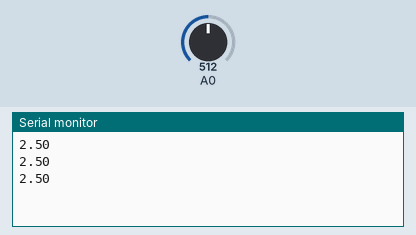
Bench run of a sketch on a simulated Arduino Uno, built with avr-gcc and run on an emulated ATmega328P. Parts: the last lines printed to the serial monitor. Inputs (shaded band) come from the test bench; at power-on: A0 = 512.

Above: at 1.3 s.
1.4 s: A0 set to 716
At 1.9 s:
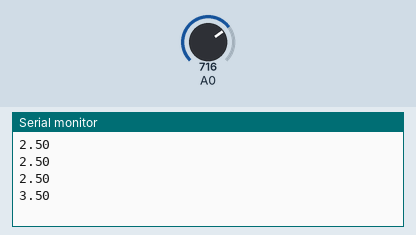
2.9 s: A0 set to 900
At 3.4 s:
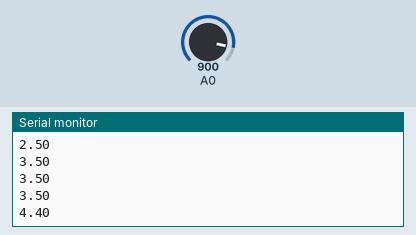
Timing chart, 0 to 5.9 s (numbered marks = the images above; inputs shaded):
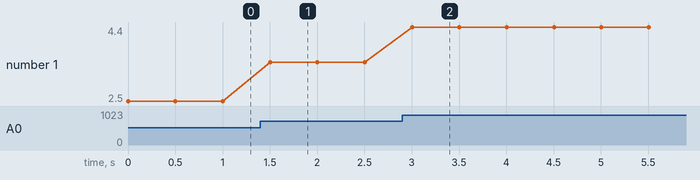

The sketch:

sketch_voltmetr.ino
```cpp
void setup() {
  Serial.begin(9600);
}

void loop() {

  float voltage = analogRead(A0) * 5 / 1023.0;

  Serial.println(voltage);


  delay(500); // Задержка перед повторным измерением
}
```

Measured:
- after the input at 1.4 s, the serial monitor: prints a new line after 0.10 s (image 1)
- after the input at 2.9 s, the serial monitor: prints a new line after 0.10 s (image 2)
- plotted number 1: 2.5 → 3.5 after the input at 1.4 s, 3.5 → 4.4 after the input at 2.9 s
